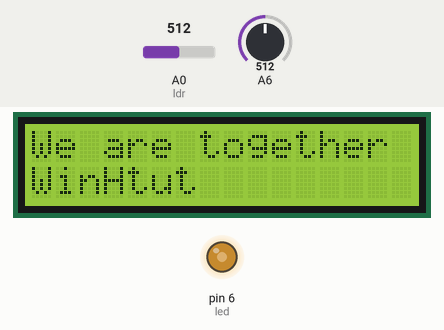
Bench run of a sketch on a simulated Arduino Uno, built with avr-gcc and run on an emulated ATmega328P. On the bench: 16×2 character LCD, output pins drawn as LEDs (lit = HIGH). The inputs (shaded band) are chosen by the test bench; at power-on: A6 = 512, A0 (ldr) = 512. What the sketch prints to the serial monitor is not drawn.

Above: at 1.2 s.
1.3 s: A6 set to 716
At 2.7 s:
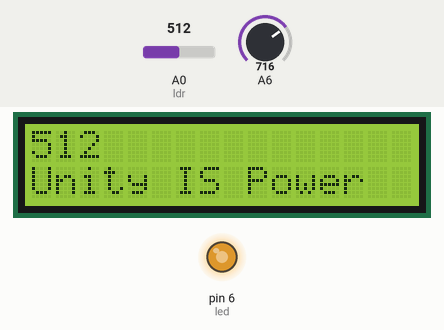
5.5 s: A6 set to 900
At 7.5 s:
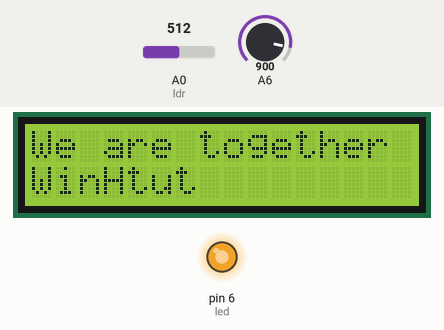
9.6 s: A0 (ldr) set to 306
At 10.9 s:
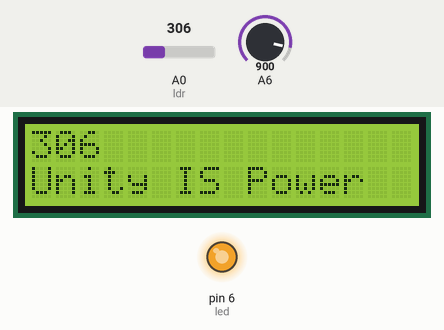
12.3 s: A6 set to 122
At 14.9 s:
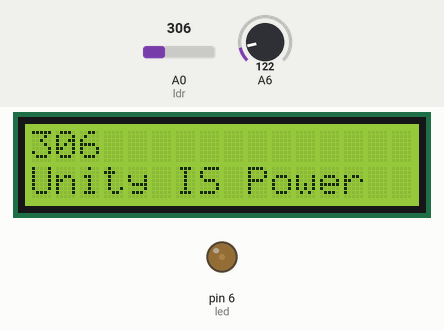
17.6 s: A6 set to 0
At 19.9 s:
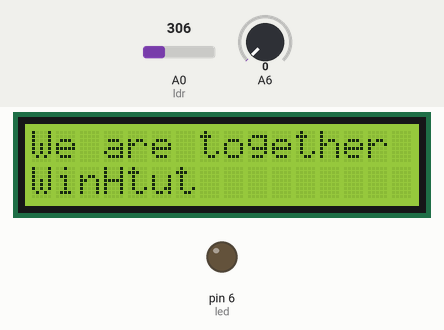
21.6 s: A0 (ldr) set to 511
At 22.9 s:
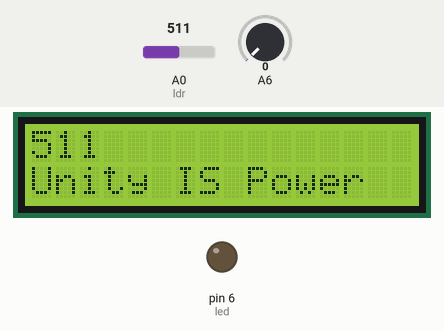
Timing chart, 0 to 24.6 s (numbered marks = the images above; inputs shaded):
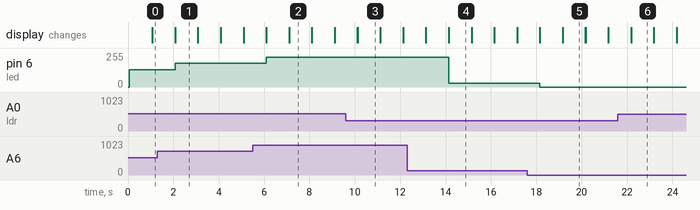

The sketch:

LCD_and_Potential_1.ino
```cpp
#include <LiquidCrystal.h>

LiquidCrystal lcd(12, 11, 5, 4, 3, 2);
int ldr=0;
int led=6;
void setup() {
lcd.begin(16, 2);
pinMode(ldr,INPUT);
pinMode(led,OUTPUT);
Serial.begin(9600);
}

void loop() {
int ldr_data=analogRead(ldr);
lcd.print(ldr_data);
Serial.println(ldr_data);
int led_data=analogRead(led);
Serial.println(led_data);
analogWrite(led,led_data/4);
lcd.setCursor(0, 1);
lcd.print("Unity IS Power");
delay(1000);
lcd.clear();
lcd.print("We are together ");
lcd.setCursor(0, 1);
lcd.print("WinHtut");
delay(1000);
lcd.clear();

}
```

Measured:
- after the input at 1.3 s, pin 6 (led): 128/255 → 179/255 after 0.77 s
- after the input at 5.5 s, pin 6 (led): 179/255 → 225/255 after 0.60 s
- after the input at 12.3 s, pin 6 (led): 225/255 → 30/255 after 1.8 s
- after the input at 17.6 s, pin 6 (led): 30/255 → 0/255 after 0.56 s
- what the display in image 1 shows lasts 1.0 s, from 2.1 s to 3.1 s
